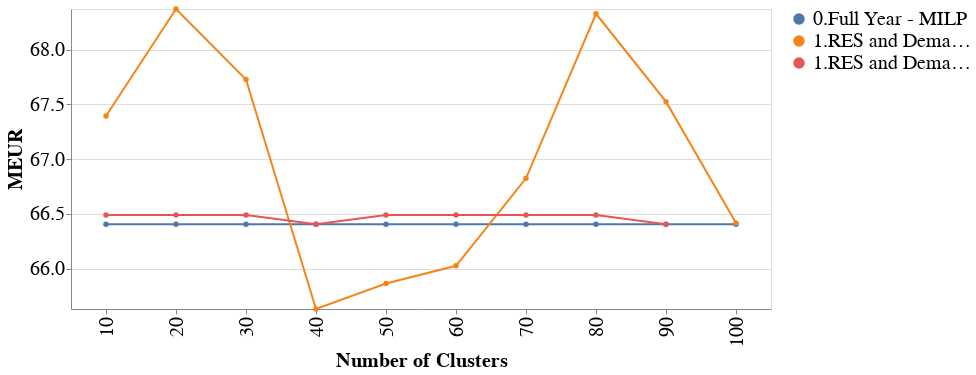

This figure's notebook cell:
### Code cell
chart = alt.Chart(df).mark_line(
    point=alt.OverlayMarkDef(color="red")
).encode(
    alt.X("Category4:O").title('Number of Clusters'),
    # y=alt.Y("MEUR:Q", scale=alt.Scale(domain=[170, 185])),
    alt.Y("MEUR:Q", scale=alt.Scale(domain= [df['MEUR'].min(), df['MEUR'].max()])),
    # alt.Color("Category5").title('').legend(None),
    alt.Color("Category5").title(''),
    alt.Text("MEUR:Q", format=".0f"),
    # strokeDash='Category2',
)
# line = alt.Chart(pd.DataFrame({'-': [174.568533342985]})).mark_rule().encode(y='-')
# line = alt.Chart(pd.DataFrame({'-': [409.989891886376]})).mark_rule().encode(y='-')
# base = chart + line

# alt.layer(
#     chart.mark_bar(),
#     chart.mark_text(dy=-10)
# ).facet(
#     alt.Column("Category2:N", title=None)
# ).configure_facet(spacing=0).resolve_scale(
#   x='independent'
# )

base = chart
base.configure_legend(
    orient='right',
    gradientLength=400,
    gradientThickness=30,
    labelFontSize=20
).properties(
    width=700,
    height=300
).configure_axis(
    labelFontSize=20,
    titleFontSize=20
)
# base.save('VariableNumberOfCluster_'+CaseName_Base+'.eps')
# base.save('VariableNumberOfCluster_'+CaseName_Base+'.pdf')
# base.save('VariableNumberOfCluster_'+CaseName_Base+'.png')

### Figure 1 — Vega-Lite specification as saved in the notebook (floating-point values rounded to 4 significant figures)
{"config": {"view": {"continuousWidth": 300, "continuousHeight": 300}, "axis": {"labelFontSize": 20, "titleFontSize": 20}, "legend": {"gradientLength": 400, "gradientThickness": 30, "labelFontSize": 20, "orient": "right"}}, "data": {"name": "data-ee5ce73aa89f7bd5301575b3ee6a848f"}, "mark": {"type": "line", "point": {"color": "red"}}, "encoding": {"color": {"field": "Category5", "title": "", "type": "nominal"}, "text": {"field": "MEUR", "format": ".0f", "type": "quantitative"}, "x": {"field": "Category4", "title": "Number of Clusters", "type": "ordinal"}, "y": {"field": "MEUR", "scale": {"domain": [65.63, 68.37]}, "type": "quantitative"}}, "height": 300, "width": 700, "$schema": "https://vega.github.io/schema/vega-lite/v5.8.0.json", "datasets": {"data-ee5ce73aa89f7bd5301575b3ee6a848f": [{"CaseName": "A.The_full_year_MILP - 3-bus", "Category1": "A", "Category2": "0.Full Year", "Category3": "MILP", "Category4": 10, "MEUR": 66.41, "Category5": "0.Full Year - MILP"}, {"CaseName": "A.The_full_year_MILP - 3-bus", "Category1": "A", "Category2": "0.Full Year", "Category3": "MILP", "Category4": 20, "MEUR": 66.41, "Category5": "0.Full Year - MILP"}, {"CaseName": "A.The_full_year_MILP - 3-bus", "Category1": "A", "Category2": "0.Full Year", "Category3": "MILP", "Category4": 30, "MEUR": 66.41, "Category5": "0.Full Year - MILP"}, {"CaseName": "A.The_full_year_MILP - 3-bus", "Category1": "A", "Category2": "0.Full Year", "Category3": "MILP", "Category4": 40, "MEUR": 66.41, "Category5": "0.Full Year - MILP"}, {"CaseName": "A.The_full_year_MILP - 3-bus", "Category1": "A", "Category2": "0.Full Year", "Category3": "MILP", "Category4": 50, "MEUR": 66.41, "Category5": "0.Full Year - MILP"}, {"CaseName": "A.The_full_year_MILP - 3-bus", "Category1": "A", "Category2": "0.Full Year", "Category3": "MILP", "Category4": 60, "MEUR": 66.41, "Category5": "0.Full Year - MILP"}, {"CaseName": "A.The_full_year_MILP - 3-bus", "Category1": "A", "Category2": "0.Full Year", "Category3": "MILP", "Category4": 70, "MEUR": 66.41, "Category5": "0.Full Year - MILP"}, {"CaseName": "A.The_full_year_MILP - 3-bus", "Category1": "A", "Category2": "0.Full Year", "Category3": "MILP", "Category4": 80, "MEUR": 66.41, "Category5": "0.Full Year - MILP"}, {"CaseName": "A.The_full_year_MILP - 3-bus", "Category1": "A", "Category2": "0.Full Year", "Category3": "MILP", "Category4": 90, "MEUR": 66.41, "Category5": "0.Full Year - MILP"}, {"CaseName": "A.The_full_year_MILP - 3-bus", "Category1": "A", "Category2": "0.Full Year", "Category3": "MILP", "Category4": 100, "MEUR": 66.41, "Category5": "0.Full Year - MILP"}, {"CaseName": "D.Representative_days_based_on_RES_and_Demand - 3-bus_ByStages_nc10", "Category1": "Representative Days", "Category2": "1.RES and Demand", "Category3": "1.Clusters", "Category4": 10, "MEUR": 67.39, "Category5": "1.RES and Demand - 1.Clusters"}, {"CaseName": "D.Representative_days_based_on_RES_and_Demand - 3-bus_ByStages_nc100", "Category1": "Representative Days", "Category2": "1.RES and Demand", "Category3": "1.Clusters", "Category4": 100, "MEUR": 66.42, "Category5": "1.RES and Demand - 1.Clusters"}, {"CaseName": "D.Representative_days_based_on_RES_and_Demand - 3-bus_ByStages_nc20", "Category1": "Representative Days", "Category2": "1.RES and Demand", "Category3": "1.Clusters", "Category4": 20, "MEUR": 68.37, "Category5": "1.RES and Demand - 1.Clusters"}, {"CaseName": "D.Representative_days_based_on_RES_and_Demand - 3-bus_ByStages_nc30", "Category1": "Representative Days", "Category2": "1.RES and Demand", "Category3": "1.Clusters", "Category4": 30, "MEUR": 67.73, "Category5": "1.RES and Demand - 1.Clusters"}, {"CaseName": "D.Representative_days_based_on_RES_and_Demand - 3-bus_ByStages_nc40", "Category1": "Representative Days", "Category2": "1.RES and Demand", "Category3": "1.Clusters", "Category4": 40, "MEUR": 65.63, "Category5": "1.RES and Demand - 1.Clusters"}, {"CaseName": "D.Representative_days_based_on_RES_and_Demand - 3-bus_ByStages_nc50", "Category1": "Representative Days", "Category2": "1.RES and Demand", "Category3": "1.Clusters", "Category4": 50, "MEUR": 65.86, "Category5": "1.RES and Demand - 1.Clusters"}, {"CaseName": "D.Representative_days_based_on_RES_and_Demand - 3-bus_ByStages_nc60", "Category1": "Representative Days", "Category2": "1.RES and Demand", "Category3": "1.Clusters", "Category4": 60, "MEUR": 66.03, "Category5": "1.RES and Demand - 1.Clusters"}, {"CaseName": "D.Representative_days_based_on_RES_and_Demand - 3-bus_ByStages_nc70", "Category1": "Representative Days", "Category2": "1.RES and Demand", "Category3": "1.Clusters", "Category4": 70, "MEUR": 66.83, "Category5": "1.RES and Demand - 1.Clusters"}, {"CaseName": "D.Representative_days_based_on_RES_and_Demand - 3-bus_ByStages_nc80", "Category1": "Representative Days", "Category2": "1.RES and Demand", "Category3": "1.Clusters", "Category4": 80, "MEUR": 68.33, "Category5": "1.RES and Demand - 1.Clusters"}, {"CaseName": "D.Representative_days_based_on_RES_and_Demand - 3-bus_ByStages_nc90", "Category1": "Representative Days", "Category2": "1.RES and Demand", "Category3": "1.Clusters", "Category4": 90, "MEUR": 67.53, "Category5": "1.RES and Demand - 1.Clusters"}, {"CaseName": "J.Full_year_operational_cost\\Results\\D.Representative_days_based_on_RES_and_Demand - 3-bus_ByStages_nc10", "Category1": "Full Year", "Category2": "1.RES and Demand", "Category3": "2.FullYear", "Category4": 10, "MEUR": 66.49, "Category5": "1.RES and Demand - 2.FullYear"}, {"CaseName": "J.Full_year_operational_cost\\Results\\D.Representative_days_based_on_RES_and_Demand - 3-bus_ByStages_nc20", "Category1": "Full Year", "Category2": "1.RES and Demand", "Category3": "2.FullYear", "Category4": 20, "MEUR": 66.49, "Category5": "1.RES and Demand - 2.FullYear"}, {"CaseName": "J.Full_year_operational_cost\\Results\\D.Representative_days_based_on_RES_and_Demand - 3-bus_ByStages_nc30", "Category1": "Full Year", "Category2": "1.RES and Demand", "Category3": "2.FullYear", "Category4": 30, "MEUR": 66.49, "Category5": "1.RES and Demand - 2.FullYear"}, {"CaseName": "J.Full_year_operational_cost\\Results\\D.Representative_days_based_on_RES_and_Demand - 3-bus_ByStages_nc40", "Category1": "Full Year", "Category2": "1.RES and Demand", "Category3": "2.FullYear", "Category4": 40, "MEUR": 66.41, "Category5": "1.RES and Demand - 2.FullYear"}, {"CaseName": "J.Full_year_operational_cost\\Results\\D.Representative_days_based_on_RES_and_Demand - 3-bus_ByStages_nc50", "Category1": "Full Year", "Category2": "1.RES and Demand", "Category3": "2.FullYear", "Category4": 50, "MEUR": 66.49, "Category5": "1.RES and Demand - 2.FullYear"}, {"CaseName": "J.Full_year_operational_cost\\Results\\D.Representative_days_based_on_RES_and_Demand - 3-bus_ByStages_nc60", "Category1": "Full Year", "Category2": "1.RES and Demand", "Category3": "2.FullYear", "Category4": 60, "MEUR": 66.49, "Category5": "1.RES and Demand - 2.FullYear"}, {"CaseName": "J.Full_year_operational_cost\\Results\\D.Representative_days_based_on_RES_and_Demand - 3-bus_ByStages_nc70", "Category1": "Full Year", "Category2": "1.RES and Demand", "Category3": "2.FullYear", "Category4": 70, "MEUR": 66.49, "Category5": "1.RES and Demand - 2.FullYear"}, {"CaseName": "J.Full_year_operational_cost\\Results\\D.Representative_days_based_on_RES_and_Demand - 3-bus_ByStages_nc80", "Category1": "Full Year", "Category2": "1.RES and Demand", "Category3": "2.FullYear", "Category4": 80, "MEUR": 66.49, "Category5": "1.RES and Demand - 2.FullYear"}, {"CaseName": "J.Full_year_operational_cost\\Results\\D.Representative_days_based_on_RES_and_Demand - 3-bus_ByStages_nc90", "Category1": "Full Year", "Category2": "1.RES and Demand", "Category3": "2.FullYear", "Category4": 90, "MEUR": 66.41, "Category5": "1.RES and Demand - 2.FullYear"}]}}
